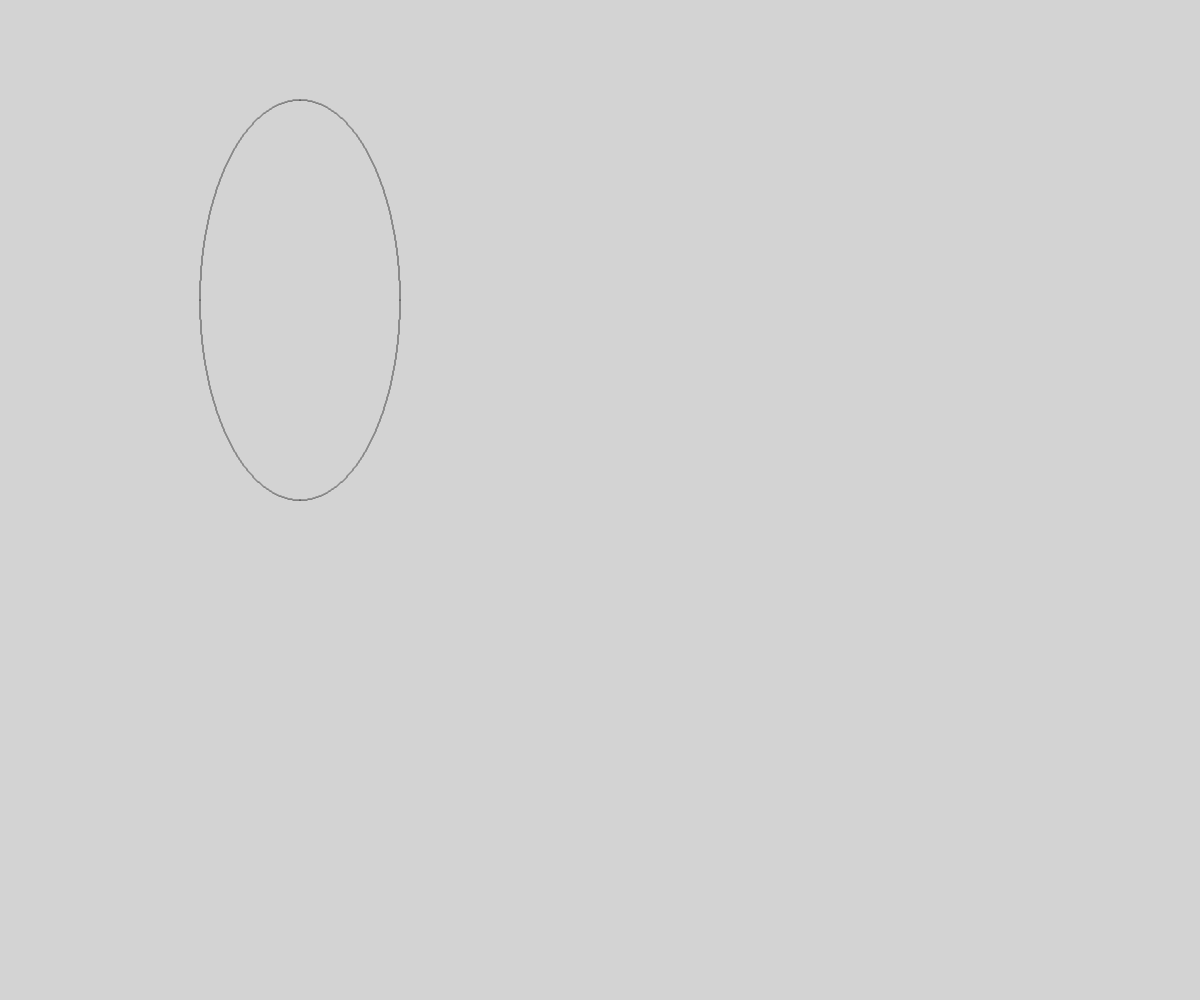
Frame 1 (no input)
Frame 60 (no input): identical to frame 1, image omitted
Frame 120 (the mouse pressed at the canvas centre since frame 60): identical to frame 1, image omitted

The p5.js sketch that drew this single still picture (run headless with seeded random() and noise() and a simulated clock; from frame 60 on, the mouse is pressed at the canvas centre):

// p5.js sketch
// ── sketch.js
let x1, y1, x2, y2
let xc, yc, r
let rx, ry

function setup() {
	createCanvas(windowWidth,windowHeight)
	background(211)
	//direct_line_drawing(10, 10, 150, 180)
	//DDA_line_drawing(10, 10, 150, 180)
	//bresenham_line_drawing(10, 10, 150, 180)
	//cartesian_circle_drawing(300, 200, 200)
	//polar_circle_drawing(300, 200, 200)
	//midpoint_circle_drawing(300, 200, 200)
	//cartesian_ellipse_drawing(300, 300, 100, 200)
	//polar_ellipse_drawing(300, 300, 100, 200)
	midpoint_ellipse_drawing(300, 300, 100, 200)
}

function draw() {

}

function direct_line_drawing(x1, y1, x2, y2) {
	let m = (y2 - y1) / (x2 - x1)
	let x = x1, y = y1
	let c = y - (m * x)
	if (abs(m) < 1) {
		while (x <= x2) {
			x = x + 1
			y = (m * x) + c
			point (x, y)
		}
	} else {
		while (y <= y2) {
			y = y + 1
			x = (y - c) / m
			point (x, y)
		}
	}
}

function DDA_line_drawing(x1, y1, x2, y2) {
	let dx = x2 - x1
	let dy = y2 - y1
	let stepSize
	if (abs(dy) > abs(dx)) {
		stepSize = dy
	} else {
		stepSize = dx
	}
	let xInc = dx / stepSize
	let yInc = dy / stepSize
	let x = x1, y = y1
	point(x, y)
	while (x < x2 && y < y2) {
		x = x + xInc
		y = y + yInc
		point(x, y)
	}

}

function bresenham_line_drawing(x1, y1, x2, y2) {
	let m = (y2 - y1) / (x2 - x1)
	let dx = x2 - x1
	let dy = y2 - y1
	let x = x1, y = y1
	let i = 1
	point(x, y)
	if (abs(m) < 1) {
		let p = 2 * dy - dx
		while (i <= abs(dx)) {
			if (p < 0) {
				x = x + 1
				p = p + 2 * dy
				point(x, y)
				i++
			} else {
				x = x + 1
				y = y + 1
				p = p + (2 * dy) - (2 * dx)
				point(x, y)
				i++
			}	
		}
	} else { 
		let p = 2 * dx - dy
		while (i <= abs(dy)) {
			if (p < 0) {
				y = y + 1
				p = p + 2 * dx
				point(x, y)
				i++
			} else {
				x = x + 1
				y = y + 1
				p = p + (2 * dx) - (2 * dy)
				point(x, y)
				i++
			}	
		}
	}
}

function cartesian_circle_drawing(xc, yc, r) {
	let x = 0, y = r
	point(x + xc, y + yc)
	while (x <= y) {	//upto x = y line
		x = x + 1
		y = Math.sqrt((r * r) - (x * x))
		point(x + xc, y + yc)
		point(-x + xc, y + yc)
		point(x + xc, -y + yc)
		point(-x + xc, -y + yc)
		point(y + xc, x + yc)
		point(-y + xc, x + yc)
		point(y + xc, -x + yc)
		point(-y + xc, -x + yc)

	}
}

function polar_circle_drawing(xc, yc, r) {
	let theta = 0
	while (theta <= (2 * Math.PI)) {
		x = xc + r * Math.cos(theta)
		y = yc + r * Math.sin(theta)
		theta = theta + (Math.PI/180)
		console.log(theta)
		point(x, y)
	}
}

function midpoint_circle_drawing(xc, yc, r) {
	let x = 0, y = r
	let p
	point(x + xc, y + yc)
	if (Number.isInteger(r)) {
		p = 1 - r
	} else {
		p = (5 / 4) - r
	}
	while (x <= y) {
		if (p < 0) {
			x = x + 1
			p = p + 2 * x + 1
		} else {
			x = x + 1
			y = y - 1
			p = p + (2 * x) - (2 * y) + 1
		}
		point(x + xc, y + yc)
		point(-x + xc, y + yc)
		point(x + xc, -y + yc)
		point(-x + xc, -y + yc)
		point(y + xc, x + yc)
		point(-y + xc, x + yc)
		point(y + xc, -x + yc)
		point(-y + xc, -x + yc)
	}
}

function cartesian_ellipse_drawing(xc, yc, rx, ry) {
	//1st region
	let x1 = 0, y1 = ry
	while (rx*rx*y1 >= ry*ry*x1) {
		point(x1 + xc, y1 + yc)
		point(-x1 + xc, y1 + yc)
		point(x1 + xc, -y1 + yc)
		point(-x1 + xc, -y1 + yc)
		x1 = x1 + 1
		y1 = (1/rx) * Math.sqrt(rx*rx*ry*ry - ry*ry*x1*x1)	
	}
	//2nd region
	let x2 = rx, y2 = 0
	while (rx*rx*y2 <= ry*ry*x2) {
		point(x2 + xc, y2 + yc)
		point(-x2 + xc, y2 + yc)
		point(x2 + xc, -y2 + yc)
		point(-x2 + xc, -y2 + yc)
		x2 = (1/ry) * Math.sqrt(rx*rx*ry*ry - rx*rx*y2*y2)
		y2 = y2 + 1		
	}
}

function polar_ellipse_drawing(xc, yc, rx, ry) {
	let theta = 0
	while (theta <= 2 * Math.PI) { 
		x = xc + rx * Math.cos(theta)
		y = yc + ry * Math.sin(theta)
		theta = theta + Math.PI/180
		point(x, y)
	}
}

function midpoint_ellipse_drawing(xc, yc, rx, ry) {
	let x = 0, y = ry
	point(x + xc, y + yc)
	point(-x + xc, y + yc)
	point(x + xc, -y + yc)
	point(-x + xc, -y + yc)
	let p1, p2
	// for region 1
	p1 = (ry * ry) - (rx * rx * ry)+ (0.25 * rx * rx)
	while ((2 * ry * ry * x) <= (2 * rx * rx * y)) {
		if (p1 < 0) {
			x = x + 1
			p1 = p1 + (2 * ry * ry * x) + (ry * ry) 
		} else {
			x = x + 1
			y = y - 1
			p1 = p1 + (2 * ry * ry * x) - (2 * rx * rx * y) + (ry * ry)
		}
		point(x + xc, y + yc)
		point(-x + xc, y + yc)
		point(x + xc, -y + yc)
		point(-x + xc, -y + yc)
	}
	// for region 2
	p2 = ((x + 0.5) * (x + 0.5) * ry * ry) + ((y - 1) * (y - 1) * rx * rx) - (rx * rx * ry * ry)
	while (y != 0) {
		if (p2 > 0) {
			y = y - 1
			p2 = p2 - (2 * y * rx * rx) + (rx * rx) 
		} else {
			x = x + 1
			y = y - 1
			p2 = p2 - (2 * y * rx * rx) + (2 * x * ry * ry) + (rx * rx)  
		}
		point(x + xc, y + yc)
		point(-x + xc, y + yc)
		point(x + xc, -y + yc)
		point(-x + xc, -y + yc)
	} 
}
